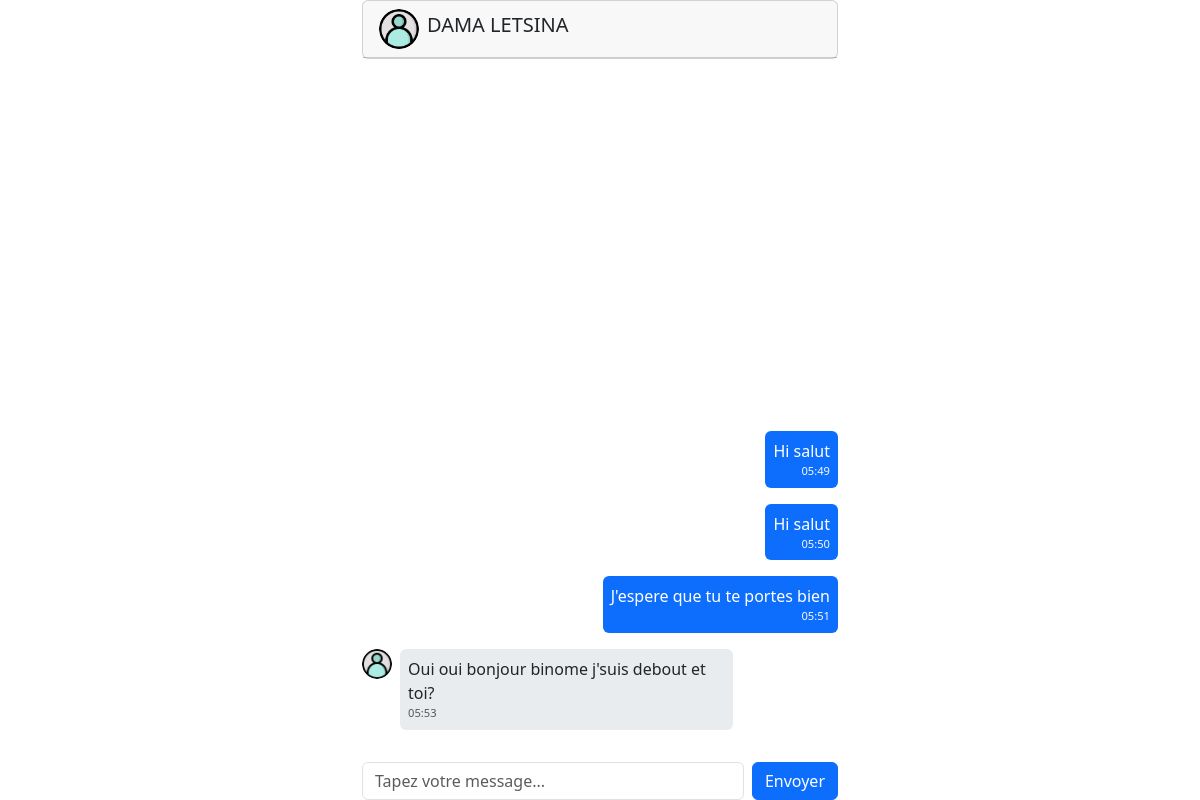
Before: /chat/chat/4/ (signed in) with the older database file.
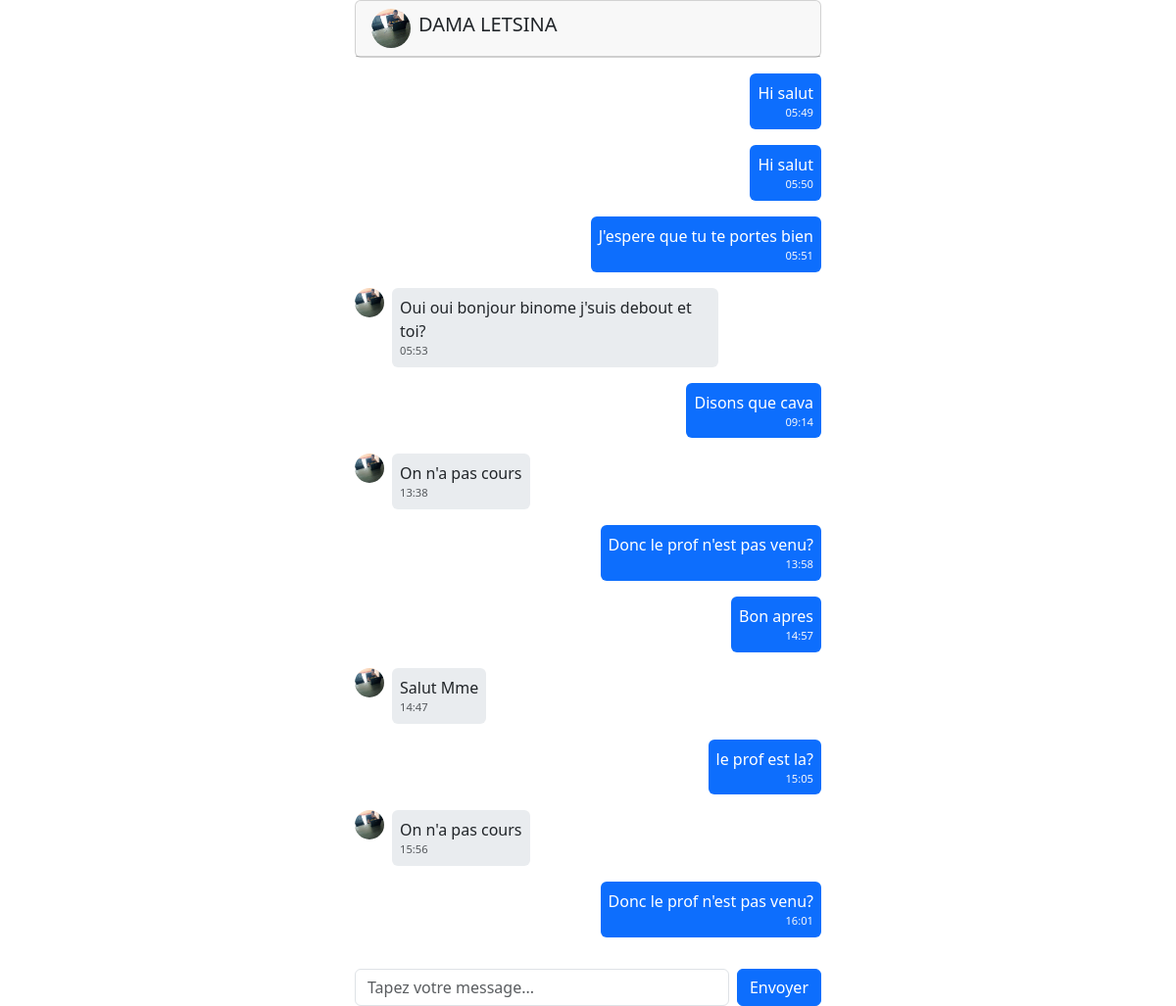
After: the same page with the newer database file.
### Etudiants/models.py (models this page shows, shortened)
class Etudiant(AbstractBaseUser,PermissionsMixin):
    matricule=models.CharField(max_length=10,unique=True,verbose_name="identifiant")
    nom=models.CharField(max_length=255,verbose_name="nom")
    prenom=models.CharField(max_length=255,verbose_name="prenom")
    password = models.CharField(max_length=10,verbose_name="mot de passe")
    annee=models.CharField(max_length=4,verbose_name="annee d'inscription",default=0)
    niveau=models.CharField(max_length=9,default=0,verbose_name="niveau")
    filiere =models.CharField(max_length=4,verbose_name="filiere",default=0)
    profil=models.CharField(max_length=255,verbose_name="profil")
    is_active = models.BooleanField(default=True)
    is_admin = models.BooleanField(default=False)
    is_staff= models.BooleanField(default=False)
    is_superuser = models.BooleanField(default=False)
    objects=EtudiantManager()
    USERNAME_FIELD="matricule"
    REQUIRED_FIELDS = ["password"]

### chat/models.py (models this page shows, shortened)
class Message(models.Model):
    sender = models.ForeignKey(Etudiant, on_delete=models.CASCADE, related_name='sent_messages')
    receiver = models.ForeignKey(Etudiant, on_delete=models.CASCADE, related_name='received_messages')
    content = models.TextField()
    timestamp = models.DateTimeField(auto_now_add=True)
    class Meta:
        ordering = ('timestamp',)

### chat/views.py (the view)
@login_required
def chat_view(request, receiver_id):
    receiver = get_object_or_404(Etudiant, id=receiver_id)
    messages = Message.objects.filter(
        (Q(sender_id=request.user.id, receiver_id=receiver.id) | Q(sender_id=receiver, receiver_id=request.user.id))
    ).order_by('timestamp')
    return render(request, 'chat/chat.html', {'receiver': receiver, 'messages': messages,'sender':request.user})

### chat/templates/chat/chat.html (shortened to what this page needs)
{% load static %}
<!DOCTYPE html>
<html lang="fr">
<head>
    <link href="https://cdn.jsdelivr.net/npm/bootstrap@5.3.0/dist/css/bootstrap.min.css" rel="stylesheet">
    <link rel="stylesheet" href="{% static 'chat/css/style_messenger.css' %}">
</head>
<body>
    <div class="container-fluid h-100" id="container">
        <div class="row justify-content-center h-100">
            <div class="col-md-8 col-lg-6 col-xl-5 h-100 d-flex flex-column">
                <div class="card flex-shrink-0 mb-3">
                    <div class="card-header d-flex align-items-center">
                        {% if receiver %}
                            {% if receiver.profil %}
                                <img src="{% static 'geinfo/img/profils/' %}{{ receiver.profil }}" alt="{{ receiver.nom }}" class="rounded-circle me-2 profile-img">
                            {% else %}
                                <img src="{% static 'geinfo/img/user.jpg' %}" alt="Image par défaut" class="rounded-circle me-2 profile-img">
                            {% endif %}
                            <h5>{{ receiver.nom }}</h5>
                        {% else %}
                         <h5>Chargement de la conversation...</h5>
                        {% endif %}
                    </div>
                </div>
                <div class="chat-box card-body flex-grow-1">
                    {% for message in messages reversed %}
                        {% if message.sender == sender %}
                            <div class="d-flex justify-content-end message-container">
                                <div class="msg-bubble msg-right p-2 rounded">
                                    {{ message.content }}
                                    <div class="text-end text-light" style="font-size: 0.7rem;">{{ message.timestamp|date:"H:i" }}</div>
                                </div>
                            </div>
                        {% else %}
                            <div class="d-flex justify-content-start message-container">
                                {% if message.sender.profil %}
                                    <img src="{% static 'geinfo/img/profils/' %}{{ message.sender.profil }}" alt="{{ message.sender.nom }}" class="rounded-circle me-2 message-sender-img">
                                {% else %}
                                     <img src="{% static 'geinfo/img/user.jpg' %}" alt="Image par défaut" class="rounded-circle me-2 message-sender-img">
                                {% endif %}
                                <div class="msg-bubble msg-left p-2 rounded">
                                    {{ message.content }}
                                    <div class="text-muted" style="font-size: 0.7rem;">{{ message.timestamp|date:"H:i" }}</div>
                                </div>
                            </div>
                        {% endif %}
                    {% empty %}
                     <p class="text-center">Commencez la conversation !</p>
                    {% endfor %}
                </div>
                {% if receiver %}
                <div class="card-footer flex-shrink-0 mt-3">
                    <form action="{% url 'message' receiver.id %}" method="post" class="d-flex">
                        <input type="text" name="message" class="form-control me-2" placeholder="Tapez votre message..." required>
                        <button type="submit" class="btn btn-primary">Envoyer</button>
                    </form>
                </div>
                {% endif %}
            </div>
        </div>
    </div>
</body>
</html>

### chat/static/chat/css/style_messenger.css (style rules this page uses)
html, body { height: 100%; margin: 0; }
#container { box-shadow: 8px 8px 8px grey; }
.msg-bubble { max-width: 70%; word-wrap: break-word; }
.msg-right { border-bottom-right-radius: 0; }
.msg-left { border-bottom-left-radius: 0; }
.chat-box { display: flex; flex-direction: column-reverse; }
.chat-box > div { flex-shrink: 0; }

### chat/templates/chat/chat.html (style rules this page uses)
html, body { height: 100%; margin: 0; }
.chat-box { height: calc(100vh - 180px); overflow-y: auto; display: flex; flex-direction: column-reverse; }
.msg-bubble { max-width: 70%; word-wrap: break-word; }
.msg-right { background-color: #0d6efd; color: white; border-bottom-right-radius: 0; }
.msg-left { background-color: #e9ecef; color: #212529; border-bottom-left-radius: 0; }
.message-container { margin-bottom: 1rem; }
.profile-img { width: 40px; height: 40px; object-fit: cover; }
.message-sender-img { width: 30px; height: 30px; object-fit: cover; }

Changed rows visible on the page:
changed Etudiant "DAMA LETSINA": profil: picture added
added Message: content "Donc le prof n'est pas venu?", timestamp "16:01"
added Message: sender.profil (picture), content "On n'a pas cours", timestamp "15:56"
added Message: content "le prof est la?", timestamp "15:05"
added Message: sender.profil (picture), content "Salut Mme", timestamp "14:47"
added Message: content "Bon apres", timestamp "14:57"
added Message: content "Donc le prof n'est pas venu?", timestamp "13:58"
added Message: sender.profil (picture), content "On n'a pas cours", timestamp "13:38"
added Message: content "Disons que cava", timestamp "09:14"
changed through a linked row, Message "Oui oui bonjour binome j'suis debout et toi?": sender.profil: picture added
